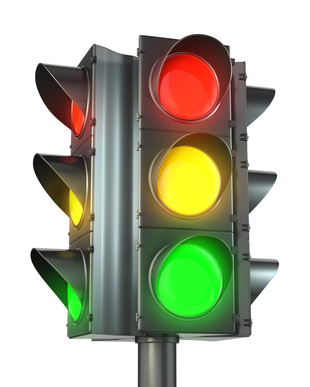
#> input picture notebooks/images/stoplight.png, 310 x 387 px
$ jupyter execute --allow-errors 01.4_MatplotlibSeaborn.ipynb   (shell and % lines are left out)   (older library calls are emulated)
#> lines starting #> are read from the running program, lines starting #| are printed output that depends on the picture
# Visualization with Matplotlib and Seaborn

We previously looked at an introduction to NumPy and Pandas, which are the two core Python libraries for handling data. Here we'll look at Matplotlib and Seaborn as visualization tools.

Numpy is a core package for handling array-based data, and Pandas builds on NumPy to provide operations which work quickly on labeled data. Analogously, matplotlib is a core package which makes use of NumPy arrays for visualization, and Seaborn builds on Matplotlib to provide operations which work on Pandas data.

Thus, we'll start with a quick intro to the basics of Matplotlib before moving on to show how Seaborn makes your life easier.

## Matplotlib

The [matplotlib](http://matplotlib.org) library is a powerful tool capable of producing complex publication-quality figures with fine layout control in two and three dimensions; here we will only provide a minimal self-contained introduction to its usage that covers the functionality needed for the rest of the section.

Just as we typically use the shorthand `np` for Numpy, we will use `plt` for the `matplotlib.pyplot` module where the easy-to-use plotting functions reside (the library also contains a rich object-oriented architecture that we don't have the space to discuss here):

[cell 1]
from __future__ import print_function, division

import matplotlib.pyplot as plt
import numpy as np
import pandas as pd

Here we'll go through just the basics of using matplotlib to create visualizations in Python.

### The ``plot`` command:

Basic plots can be created with the ``plt.plot`` command:

[cell 2]
plt.plot(np.random.rand(100));
#> figure, not shown here; curve peaks at x = 52, y = 0.988

#### Plotting a function: $f(x) = \sin(x)$

Above we called ``plt.plot(y)``; we can also call ``plt.plot(x, y)``:

[cell 3]
x = np.linspace(0, 2*np.pi, 300)
y = np.sin(x)
plt.plot(x, y);
#> figure, not shown here; curve peaks at x = 1.58, y = 1

#### Titles, labels, etc.

The ``plt.plot()`` function is a real workhorse: you can use it for line plots, scatter plots, plotting of multiple lines at one time, etc. By adding other ``plt`` functions, you can add other plot elements as well.

Here is how you can make a simple plot of $\sin(x)$ and $\sin(x^2)$ for $x \in [0, 2\pi]$ with labels and a grid (we use the semicolon in the last line to suppress the display of some information that is unnecessary right now):

[cell 4]
y2 = np.sin(x**2)
plt.plot(x, y, label=r'$\sin(x)$')
plt.plot(x, y2, label=r'$\sin(x^2)$')
plt.title('Some functions')
plt.xlabel('x')
plt.ylabel('y')
plt.grid()
plt.legend();
#> figure, not shown here; curve peaks at x = 1.58, y = 1; curve peaks at x = 4.52, y = 1

#### Controlling lines and markers

You can control the style, color and other properties of the markers, for example:

[cell 5]
x = np.linspace(0, 2*np.pi, 50)
y = np.sin(x)
plt.plot(x, y, linewidth=3, color='green');
#> figure, not shown here; curve peaks at x = 1.54, y = 0.999

[cell 6]
plt.plot(x, y, 'o', markersize=6, color='r');
#> figure, not shown here; curve peaks at x = 1.54, y = 0.999

There is much more that can be done with the simple ``plt.plot`` function; for help, take a look at the documentation using IPython's ``?`` functionality:

#> (a cell that did not finish here is left out)

### Other plot types

Other plot types can be made using other top-level matplotlib commands:

#### Errorbars

We will now see how to create a few other common plot types, such as a simple error plot:

[cell 8]
# example data
x = np.arange(0.1, 4, 0.5)
y = np.exp(-x)

# example variable error bar values
yerr = 0.1 + 0.2*np.sqrt(x)
xerr = 0.1 + yerr

# First illustrate basic pyplot interface, using defaults where possible.
plt.figure()
plt.errorbar(x, y, xerr=0.2, yerr=0.4, fmt='o')
plt.title("Simplest errorbars, 0.2 in x, 0.4 in y");
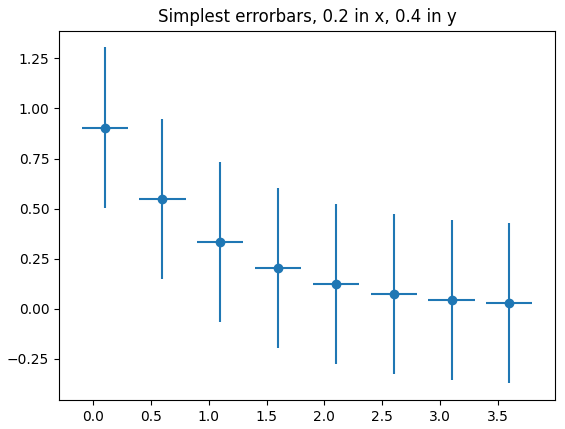
#> figure drawn by matplotlib, 1 panel

#### Log plots

Logarithmic scales can be used by calling ``plt.semilogx``, ``plt.semilogy``, and ``plt.loglog``:

[cell 9]
x = np.linspace(-5, 5)
y = np.exp(-x**2)
plt.semilogy(x, y);
#> figure, not shown here; curve peaks at x = -0.102, y = 0.99

#### Histograms

A histogram can be created using the ``plt.hist(x, bins)`` function.
Here we'll also add some labels and grid lines to the histogram:

[cell 10]
mu, sigma = 100, 15
x = mu + sigma * np.random.randn(10000)

# the histogram of the data
n, bins, patches = plt.hist(x, 50, normed=1, facecolor='g', alpha=0.75)

plt.xlabel('Smarts')
plt.ylabel('Probability')
plt.title('Histogram of IQ')
# This will put a text fragment at the position given:
plt.text(55, .027, r'$\mu=100,\ \sigma=15$', fontsize=14)
plt.axis([40, 160, 0, 0.03])
plt.grid(True)
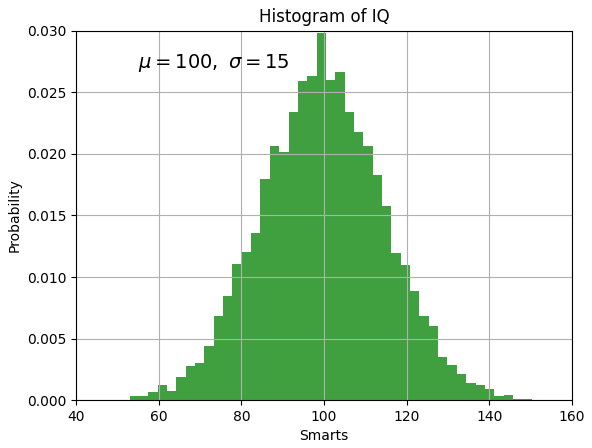
#> figure drawn by matplotlib, 1 panel; tallest bar 0.0298 high, from x = 98.2 to 100.5

#### Two-dimensional arrays & images

Two-dimensional data and images can be plotted using ``plt.imshow``:

[cell 11]
plt.imshow(np.random.rand(5,10), interpolation='nearest', cmap='Blues');
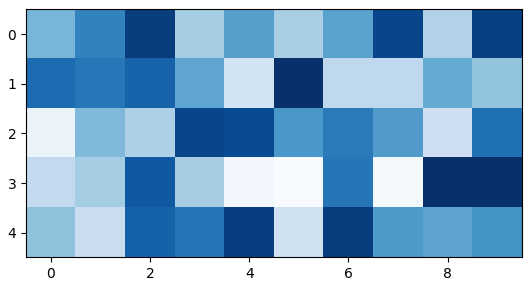
#> figure drawn by matplotlib, 1 panel

Images can be shown in very flexible ways. For example, it can even handle RGB tuples at each point:

[cell 12]
img = plt.imread('images/stoplight.png')
#> img is the input picture: shape (387, 310, 3) float32; mean R, G, B 0.708, 0.718, 0.636
img.shape
#> Out = (387, 310, 3)

[cell 13]
plt.imshow(img)
plt.xticks([])
plt.yticks([]);

#### Subplots

Let's create some subplots and plot the R, G, B channels in the image separately

[cell 14]
fig, ax = plt.subplots(1, 4, figsize=(10,6),
                       subplot_kw=dict(xticks=[], yticks=[]))

for i, cmap in enumerate(['Red', 'Green', 'Blue']):
    ax[i].imshow(img[:,:,i], cmap=cmap + 's_r')
    ax[i].set_title(cmap)
ax[3].imshow(img)
ax[3].set_title('RGB');
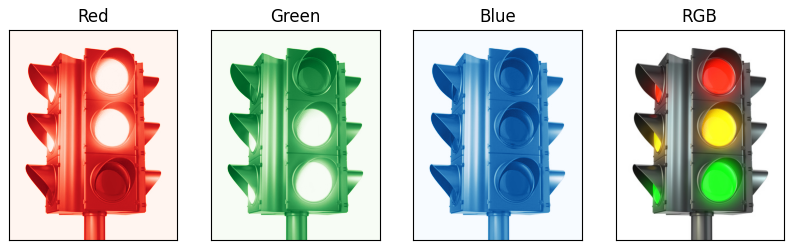
#> figure drawn by matplotlib, 4 panels

#### Simple 3d plotting

Matplotlib is mostly designed for two-dimensional plots, but it also has some three-dimensional plotting capabilities.

For 3D plots, you must import the 3D toolkit as follows:

[cell 15]
from mpl_toolkits.mplot3d import Axes3D

One this has been done, you can create 3d axes with the `projection='3d'` keyword to `add_subplot`:

    fig = plt.figure()
    fig.add_subplot(...,
                    projection='3d')

Here is a simple 3D surface plot:

[cell 16]
from mpl_toolkits.mplot3d.axes3d import Axes3D
from matplotlib import cm

fig = plt.figure()
ax = fig.add_subplot(1, 1, 1, projection='3d')
X = np.arange(-5, 5, 0.25)
Y = np.arange(-5, 5, 0.25)
X, Y = np.meshgrid(X, Y)
R = np.sqrt(X**2 + Y**2)
Z = np.sin(R)
surf = ax.plot_surface(X, Y, Z, rstride=1, cstride=1, cmap='rainbow',
        linewidth=0, antialiased=False)
ax.set_zlim3d(-1.01, 1.01);
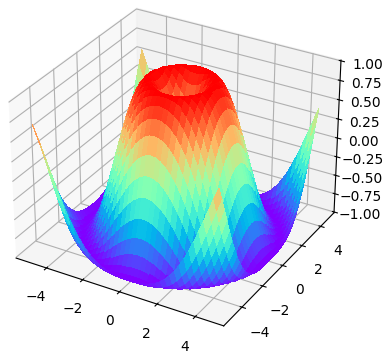
#> figure drawn by matplotlib, 1 panel

### Finding More: The Matplotlib Gallery

There is much, much more that matplotlib can do: we've just scratched the surface here. For more info, check out the [matplotlib documentation](), and especially the [matplotlib gallery](http://matplotlib.sourceforge.net/gallery.html)

One of the most useful ways to learn how to use matplotlib is to search the gallery for a plot that you're interested in, and then load the code using IPython's ``%load`` magic. Then you can run, modify, and experiment with the code:

[cell 17]
# %load http://matplotlib.org/mpl_examples/pie_and_polar_charts/polar_scatter_demo.py

## Seaborn

Matplotlib is a useful tool, but it leaves much to be desired. There are several valid complaints about matplotlib that often come up:

- Matplotlib's defaults are not exactly the best choices. It was based off of MatLab circa 1999, and this shows.
- Matplotlib is relatively low-level. Doing sophisticated statistical visualization is possible, but often requires a *lot* of boilerplate code.
- Matplotlib is not designed for use with Pandas dataframes. In order to visualize data from a Pandas dataframe, you must extract each series and often concatenate these series' together into the right format.

The answer to these problems is [seaborn](http://stanford.edu/~mwaskom/software/seaborn/). Seaborn provides an API on top of matplotlib which uses sane plot & color defaults, uses simple functions for common statistical plot types, and which integrates with the functionality provided by Pandas dataframes.

Let's take a look at seaborn in action. We'll start by importing seaborn, which by convention is imported as ``sns``.

We can set the seaborn style as the default matplotlib style by calling ``sns.set()``: after doing this, even simple matplotlib plots will look much better.
Let's look at a before and after:

[cell 18]
x = np.linspace(0, 10, 1000)
plt.plot(x, np.sin(x), x, np.cos(x));
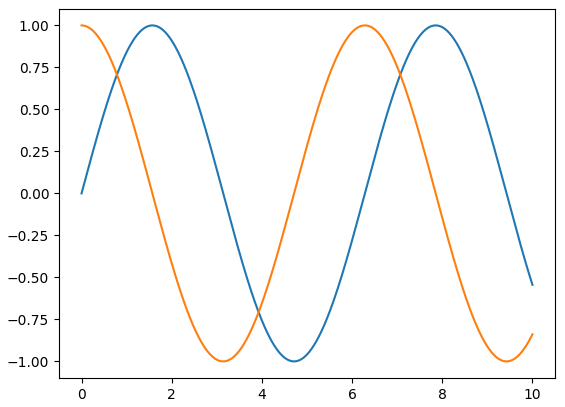
#> figure drawn by matplotlib, 1 panel; curve peaks at x = 1.57, y = 1; curve peaks at x = 0, y = 1

[cell 19]
import seaborn as sns
sns.set(color_codes=True)
plt.plot(x, np.sin(x), x, np.cos(x));
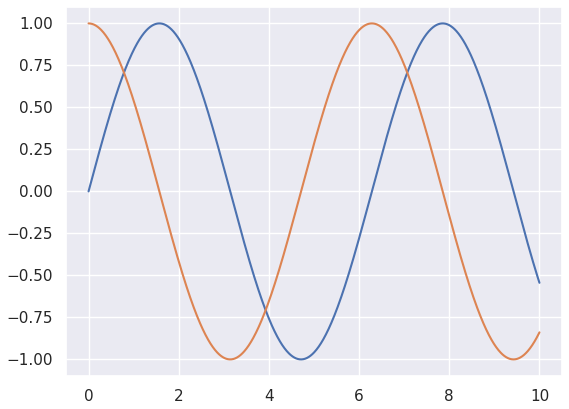
#> figure drawn by matplotlib, 1 panel; curve peaks at x = 1.57, y = 1; curve peaks at x = 0, y = 1

Ah, much better!

### Exploring Seaborn Plots

The main idea of Seaborn is that it can create complicated plot types from Pandas data with relatively simple commands.

Let's take a look at a few of the datasets and plot types available in seaborn. Note that all o the following *could* be done using raw matplotlib commands (this is, in fact, what seaborn does under the hood) but the seaborn API is much more convenient.

#### Histograms, KDE, and Densities

Often in statistical data visualization, all you want is to plot histograms and joint distributions of variables.
Matplotlib provides simple tools to make this happen:

[cell 20]
data = np.random.multivariate_normal([0, 0], [[5, 2], [2, 2]], size=2000)
data = pd.DataFrame(data, columns=['x', 'y'])

for col in 'xy':
    plt.hist(data[col], normed=True, alpha=0.5)
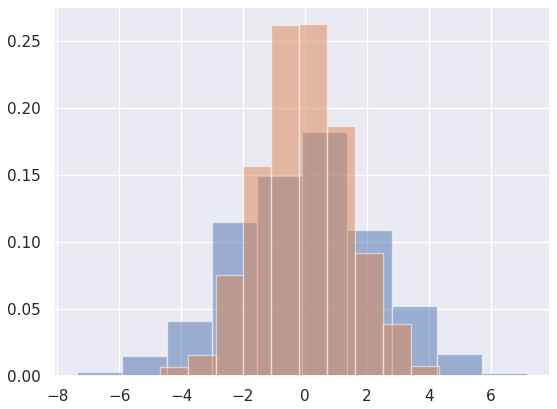
#> figure drawn by matplotlib, 1 panel; tallest bar 0.182 high, from x = -0.0972 to 1.36; tallest bar 0.263 high, from x = -0.179 to 0.725

Rather than a histogram, we can get a smooth estimate of the distribution using a kernel density estimation:

[cell 21]
for col in 'xy':
    sns.kdeplot(data[col], shade=True)
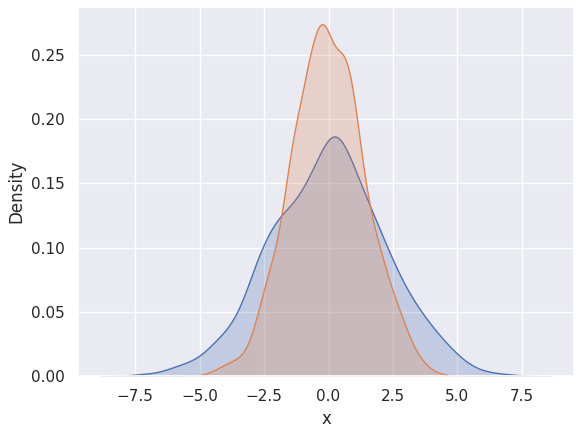
#> figure drawn by matplotlib, 1 panel

Histograms and KDE can be combined using ``distplot``:

[cell 22]
sns.distplot(data['x']);
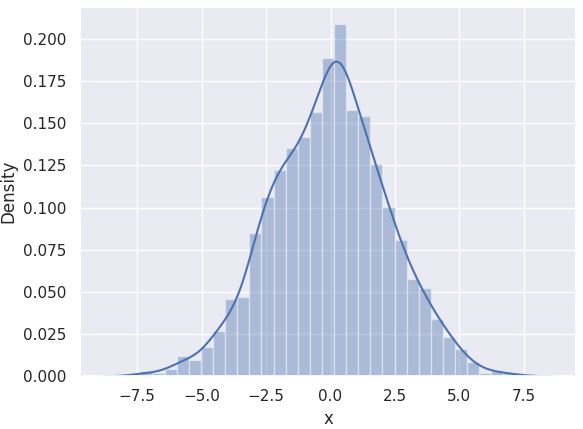
#> figure drawn by matplotlib, 1 panel; tallest bar 0.209 high, from x = 0.138 to 0.607; curve peaks at x = 0.211, y = 0.187

$ run again, with notebooks/images/iris_setosa.jpg saved as notebooks/images/stoplight.png
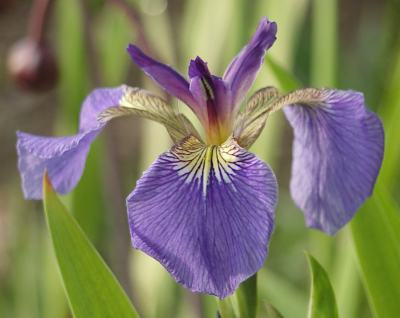
#> input picture notebooks/images/iris_setosa.jpg, 400 x 318 px
#> img is the input picture: shape (318, 400, 3) float32; mean R, G, B 0.489, 0.483, 0.388
#> `[cell 14] fig, ax = plt.subplots(1, 4, figsize=(10,6), subplot_kw=dict..`:
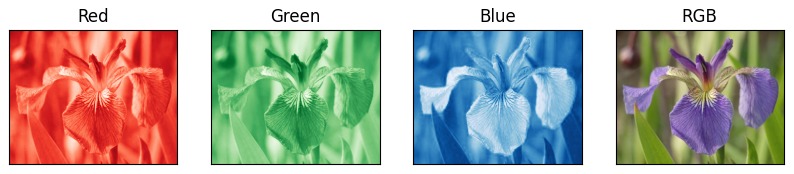
#> figure drawn by matplotlib, 4 panels

$ run again, with notebooks/images/iris_versicolor.jpg saved as notebooks/images/stoplight.png
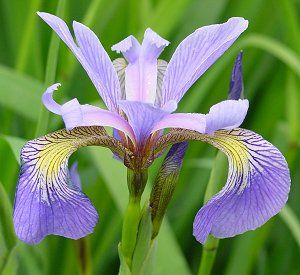
#> input picture notebooks/images/iris_versicolor.jpg, 300 x 275 px
#> img is the input picture: shape (275, 300, 3) float32; mean R, G, B 0.45, 0.541, 0.379
#> `[cell 14] fig, ax = plt.subplots(1, 4, figsize=(10,6), subplot_kw=dict..`:
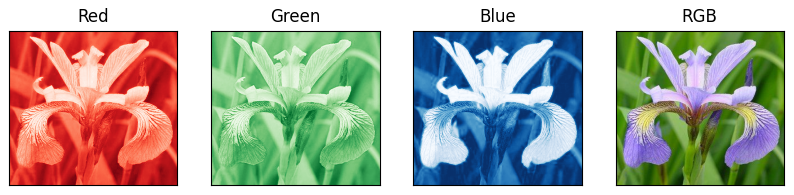
#> figure drawn by matplotlib, 4 panels
